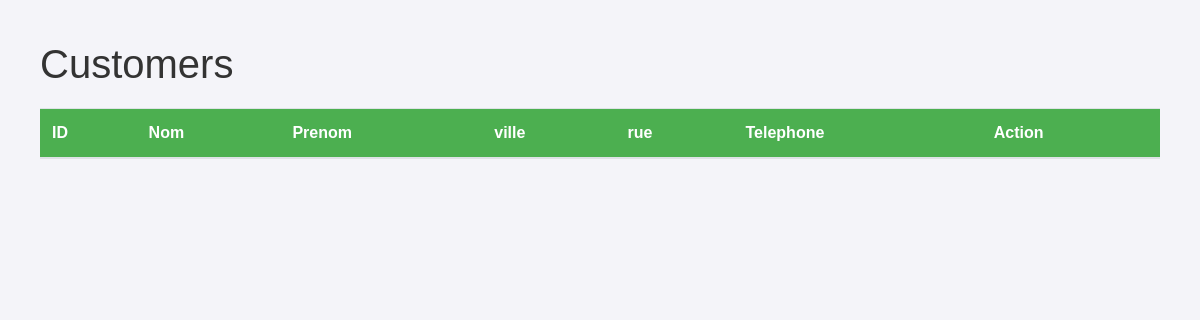
The page /customers on the database as committed earlier.
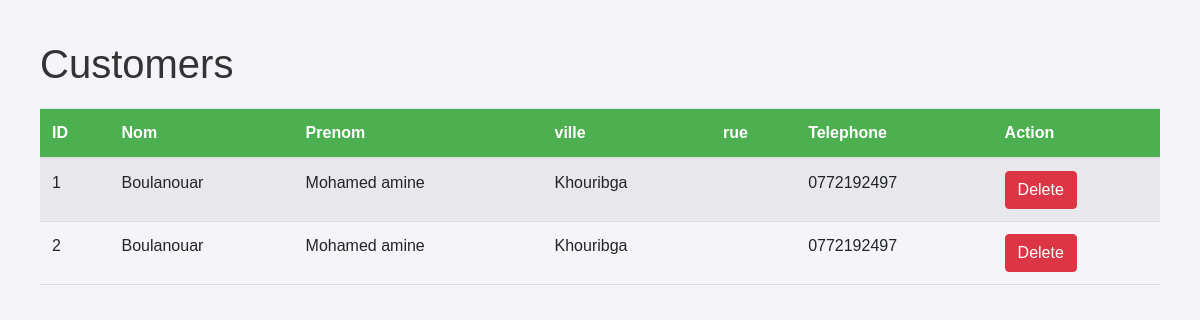
The same page on the database as committed later.
### app/models/customer.py (models this page shows)
class Customer(db.Model):
    __tablename__ = 'customers'
    id = db.Column(db.Integer, primary_key=True)
    nom = db.Column(db.String)
    prenom = db.Column(db.String)
    address = db.relationship(
        'Address', back_populates='customer', uselist=False)
    telephone = db.Column(db.String)
    orders = db.relationship('Order', back_populates='customer', overlaps="orders")

### app/models/address.py (models this page shows)
class Address(db.Model):
    id = db.Column(db.Integer, primary_key=True)
    latitude = db.Column(db.Float,nullable=False)
    longitude = db.Column(db.Float,nullable=False)
    road = db.Column(db.String(128), nullable=True)
    quarter = db.Column(db.String(128), nullable=True)
    city = db.Column(db.String(128), nullable=True)
    county = db.Column(db.String(128), nullable=True)
    state_district = db.Column(db.String(128), nullable=True)
    region = db.Column(db.String(128), nullable=True)
    postcode = db.Column(db.String(20), nullable=True)
    country = db.Column(db.String(128), nullable=True)
    country_code = db.Column(db.String(2), nullable=True)
    is_source = db.Column(db.Boolean, default=False, nullable=False)
    is_destination = db.Column(db.Boolean, default=False, nullable=False)
    customer_id = db.Column(db.Integer, db.ForeignKey(
        'customers.id'), nullable=True)
    customer = db.relationship('Customer', back_populates='address')

### app/routes/customer.py (the view)
@customer_bp.route('/customers', methods=['GET'])
def list_customers():
    customers = Customer.query.all()
    return render_template('customers/list_customers.html', customers=customers)

### app/templates/customers/list_customers.html (shortened to what this page needs)
{% extends 'base.html' %}
{% block content %}
<h1>Customers</h1>
<table class="table table-striped">
    <thead>
        <tr>
            <th>ID</th>
            <th>Nom</th>
            <th>Prenom</th>
            <th>ville</th>
            <th>rue</th>
            <th>Telephone</th>
            <th>Action</th>
        </tr>
    </thead>
    <tbody>
        {% for customer in customers %}
        <tr>
            <td>{{ customer.id }}</td>
            <td>{{ customer.nom }}</td>
            <td>{{ customer.prenom }}</td>
            <td>{{ customer.address.city }}</td>
            <td>{{ customer.address.road }}</td>
            <td>{{ customer.telephone }}</td>
            <td>
                <form action="{{ url_for('customer.delete_customer', id=customer.id) }}" method="POST" style="display:inline;">
                    <button type="submit" class="btn btn-danger">Delete</button>
                </form>
            </td>
        </tr>
        {% endfor %}
    </tbody>
</table>
{% endblock %}

Rows that differ between the two databases and show on the page:
added Customer: id "1", nom "Boulanouar", prenom "Mohamed amine", address.city "Khouribga", telephone "0772192497"
added Customer: id "2", nom "Boulanouar", prenom "Mohamed amine", address.city "Khouribga", telephone "0772192497"
